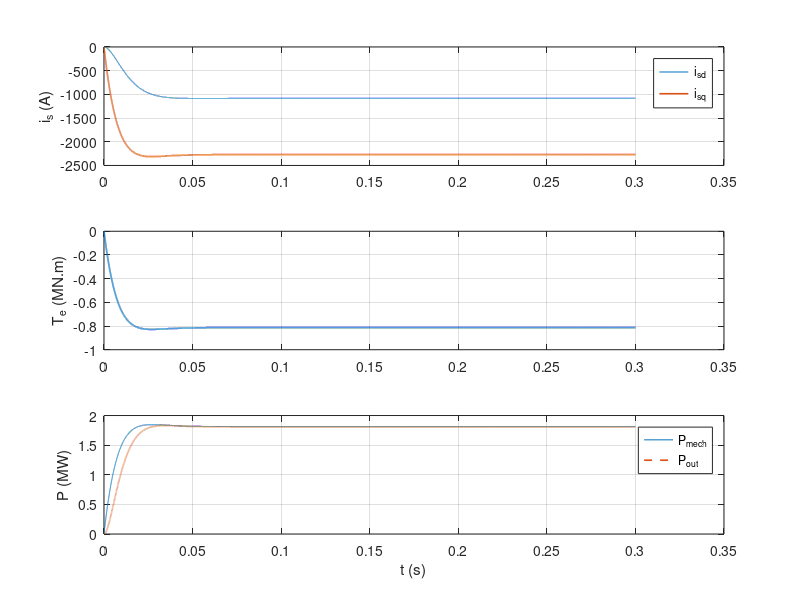
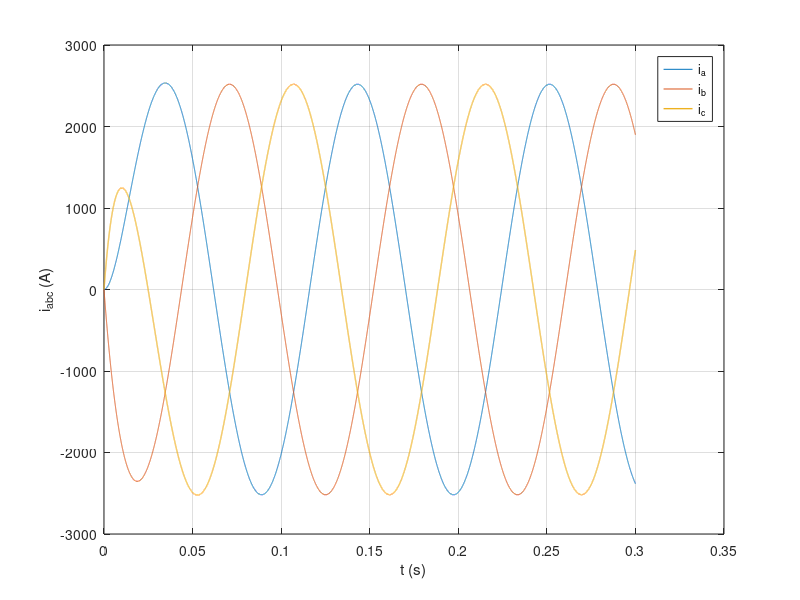

These figures' MATLAB source, in order:
%% Step 2: PMSG model (receptor convention, as in Aimene et al., Processes 2022, Eqs. (5)-(6))
% Test: PMSG driven at constant speed and feeding a three-phase resistive load.
clear; clc; close all

%% Parameters
p   = 26;          % pole pairs
Rs  = 0.78e-3;     % stator resistance [ohm]
Ls  = 1.57e-3;     % stator inductance Ld = Lq [H]
psi = 9.18;        % magnet flux [Wb]
W   = 2.23;        % imposed rotor speed [rad/s]
RL  = 0.19;        % load resistance per phase [ohm]

%% Simulation (RK4)
h = 1e-5;  Tend = 0.3;  N = round(Tend/h);
t = (0:N)*h;  x = [0; 0];  X = zeros(2, N+1);
we = p*W;
f = @(x) [(-RL*x(1) - Rs*x(1) + we*Ls*x(2))/Ls;
          (-RL*x(2) - Rs*x(2) - we*Ls*x(1) - we*psi)/Ls];
for k = 1:N
  X(:,k) = x;
  k1 = f(x); k2 = f(x + h/2*k1); k3 = f(x + h/2*k2); k4 = f(x + h*k3);
  x = x + h/6*(k1 + 2*k2 + 2*k3 + k4);
end
X(:,end) = x;
isd = X(1,:);  isq = X(2,:);

%% Torque, powers and power balance (steady state)
Te    = 1.5*p*psi*isq;                 % electromagnetic torque (< 0: generator)
Pmech = -Te*W;                         % mechanical power absorbed by the PMSG
vsd   = -RL*isd;  vsq = -RL*isq;
Pout  = -1.5*(vsd.*isd + vsq.*isq);    % electrical power delivered to the load
Pcu   = 1.5*Rs*(isd.^2 + isq.^2);      % copper losses
fprintf('isd = %.0f A, isq = %.0f A\n', isd(end), isq(end));
fprintf('Te = %.3f MN.m (negative = generator)\n', Te(end)/1e6);
fprintf('Pmech = %.4f MW, Pout = %.4f MW, Pcu = %.2f kW\n', Pmech(end)/1e6, Pout(end)/1e6, Pcu(end)/1e3);
fprintf('Balance error Pmech - Pout - Pcu = %.2e W\n', Pmech(end) - Pout(end) - Pcu(end));

%% Phase currents (inverse Park)
th = we*t;
ia = isd.*cos(th) - isq.*sin(th);
ib = isd.*cos(th - 2*pi/3) - isq.*sin(th - 2*pi/3);
ic = isd.*cos(th + 2*pi/3) - isq.*sin(th + 2*pi/3);

%% Figures
figure;
subplot(3,1,1); plot(t, isd, t, isq, 'LineWidth', 1.2); grid on;
ylabel('i_s (A)'); legend('i_{sd}', 'i_{sq}');
subplot(3,1,2); plot(t, Te/1e6, 'LineWidth', 1.2); grid on;
ylabel('T_e (MN.m)');
subplot(3,1,3); plot(t, Pmech/1e6, t, Pout/1e6, '--', 'LineWidth', 1.2); grid on;
ylabel('P (MW)'); xlabel('t (s)'); legend('P_{mech}', 'P_{out}');
figure;
plot(t, ia, t, ib, t, ic, 'LineWidth', 1); grid on;
xlabel('t (s)'); ylabel('i_{abc} (A)'); legend('i_a', 'i_b', 'i_c');
